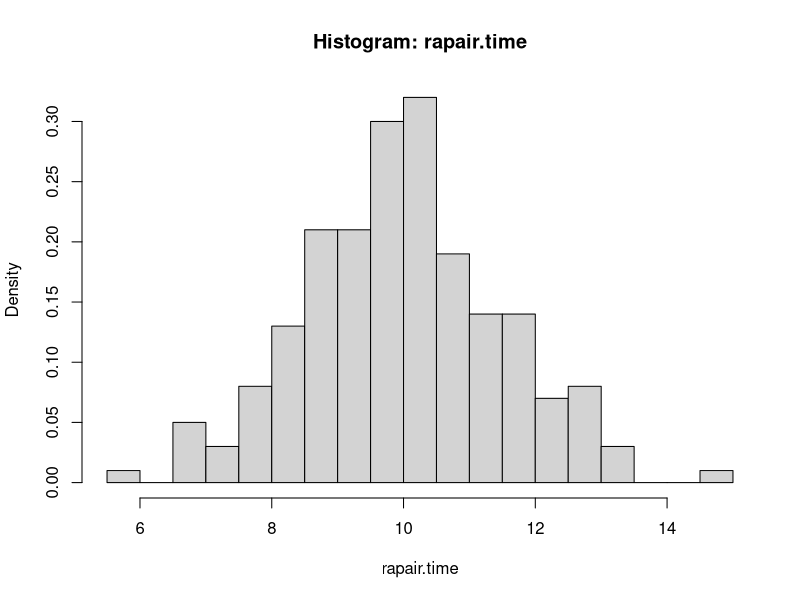
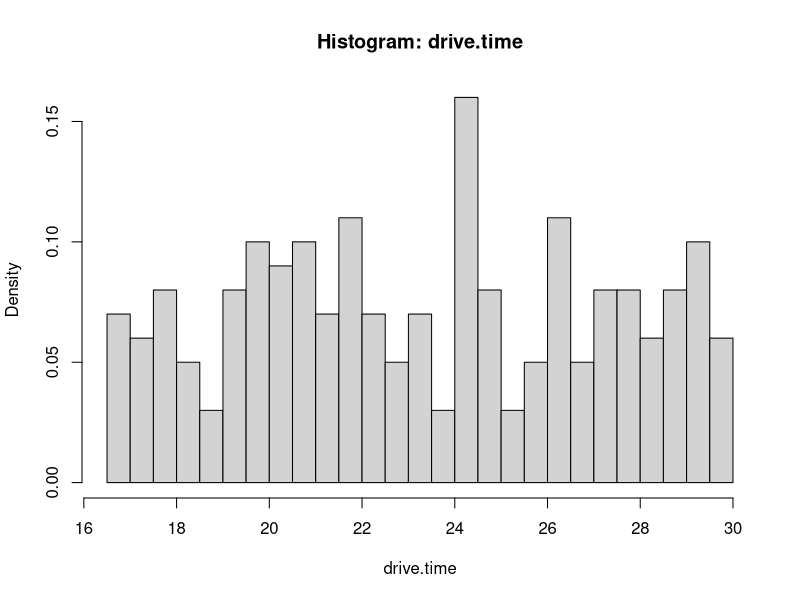

Generate these figures, in order, with R: (Note: this script raises an error after producing the figures.)
############################################################
# ISQS-7339 Homework 4 (MS-DS): Problems 1–3
# One combined R script
############################################################

set.seed(123)

############################################################
# PROBLEM 1: Wind Turbine Input Analysis + Simulation
############################################################

cat("\n====================\n")
cat("PROBLEM 1\n")
cat("====================\n")

# Load data
wind <- read.csv("windTurbineData(3).csv")

cat("\nWind turbine columns:\n")
print(colnames(wind))
cat("\nFirst 5 rows:\n")
print(head(wind))

# Correct columns in your file
fail   <- wind$failure.count
repair <- wind$rapair.time     # misspelled in file
drive  <- wind$drive.time

cat("\nSummary stats:\n")
print(summary(wind))

# ---- 1(a) FailCount (Discrete): Poisson vs Negative Binomial ----
mean_fail <- mean(fail)
var_fail  <- var(fail)

cat("\nFailCount mean =", mean_fail, "\n")
cat("FailCount variance =", var_fail, "\n")

lambda_hat <- mean_fail
cat("Poisson lambda_hat =", lambda_hat, "\n")

# Fit Negative Binomial (MASS)
if (!requireNamespace("MASS", quietly=TRUE)) install.packages("MASS")
library(MASS)

nb_fit <- fitdistr(fail, "Negative Binomial")
cat("\nNegative Binomial fit:\n")
print(nb_fit)

# ---- 1(a) RepairTime & DriveTime (Continuous): fit candidate dists ----
if (!requireNamespace("fitdistrplus", quietly=TRUE)) install.packages("fitdistrplus")
library(fitdistrplus)

cat("\nHistograms for input analysis...\n")
hist(repair, breaks=20, probability=TRUE, main="Histogram: rapair.time", xlab="rapair.time")
hist(drive,  breaks=20, probability=TRUE, main="Histogram: drive.time",  xlab="drive.time")

# Fit RepairTime distributions
fit_repair_norm  <- fitdist(repair, "norm")
fit_repair_logn  <- fitdist(repair, "lnorm")
fit_repair_gamma <- fitdist(repair, "gamma")
fit_repair_weib  <- fitdist(repair, "weibull")

# Fit DriveTime distributions
fit_drive_norm  <- fitdist(drive, "norm")
fit_drive_logn  <- fitdist(drive, "lnorm")
fit_drive_gamma <- fitdist(drive, "gamma")
fit_drive_weib  <- fitdist(drive, "weibull")

# AIC comparison tables
repair_AIC <- data.frame(
  Distribution = c("Normal","Lognormal","Gamma","Weibull"),
  AIC = c(fit_repair_norm$aic, fit_repair_logn$aic, fit_repair_gamma$aic, fit_repair_weib$aic)
)

drive_AIC <- data.frame(
  Distribution = c("Normal","Lognormal","Gamma","Weibull"),
  AIC = c(fit_drive_norm$aic, fit_drive_logn$aic, fit_drive_gamma$aic, fit_drive_weib$aic)
)

cat("\nRepairTime AIC Comparison:\n")
print(repair_AIC)

cat("\nDriveTime AIC Comparison:\n")
print(drive_AIC)

# Select best continuous models (lowest AIC)
best_repair_name <- repair_AIC$Distribution[which.min(repair_AIC$AIC)]
best_drive_name  <- drive_AIC$Distribution[which.min(drive_AIC$AIC)]

cat("\nBest RepairTime model:", best_repair_name, "\n")
cat("Best DriveTime model:", best_drive_name, "\n")

# Optional: diagnostic plots for best fits (can comment out if too many plots)
par(mfrow=c(2,2))
plot(fit_repair_norm, main="Repair: Normal")
plot(fit_repair_gamma, main="Repair: Gamma")
plot(fit_drive_norm, main="Drive: Normal")
plot(fit_drive_gamma, main="Drive: Gamma")
par(mfrow=c(1,1))

# ---- 1(b) Simulation of income ----
N <- 20000

# Decide FailCount model: use NegBin if overdispersed
use_negbin <- (var_fail > mean_fail * 1.2)

if (use_negbin) {
  size_hat <- nb_fit$estimate["size"]
  mu_hat   <- nb_fit$estimate["mu"]
  fail_sim <- rnbinom(N, size=size_hat, mu=mu_hat)
  cat("\nFailCount model used: Negative Binomial\n")
  cat("size =", size_hat, "mu =", mu_hat, "\n")
} else {
  fail_sim <- rpois(N, lambda=lambda_hat)
  cat("\nFailCount model used: Poisson\n")
  cat("lambda =", lambda_hat, "\n")
}

# Simulate RepairTime using chosen best model
if (best_repair_name == "Normal") {
  repair_sim <- rnorm(N, mean=fit_repair_norm$estimate["mean"], sd=fit_repair_norm$estimate["sd"])
} else if (best_repair_name == "Lognormal") {
  repair_sim <- rlnorm(N, meanlog=fit_repair_logn$estimate["meanlog"], sdlog=fit_repair_logn$estimate["sdlog"])
} else if (best_repair_name == "Gamma") {
  repair_sim <- rgamma(N, shape=fit_repair_gamma$estimate["shape"], rate=fit_repair_gamma$estimate["rate"])
} else {
  repair_sim <- rweibull(N, shape=fit_repair_weib$estimate["shape"], scale=fit_repair_weib$estimate["scale"])
}

# Simulate DriveTime using chosen best model
if (best_drive_name == "Normal") {
  drive_sim <- rnorm(N, mean=fit_drive_norm$estimate["mean"], sd=fit_drive_norm$estimate["sd"])
} else if (best_drive_name == "Lognormal") {
  drive_sim <- rlnorm(N, meanlog=fit_drive_logn$estimate["meanlog"], sdlog=fit_drive_logn$estimate["sdlog"])
} else if (best_drive_name == "Gamma") {
  drive_sim <- rgamma(N, shape=fit_drive_gamma$estimate["shape"], rate=fit_drive_gamma$estimate["rate"])
} else {
  drive_sim <- rweibull(N, shape=fit_drive_weib$estimate["shape"], scale=fit_drive_weib$estimate["scale"])
}

# Income formula
income_sim <- 2 * (repair_sim + drive_sim) * fail_sim

# Report stats + 95% CI for mean
mean_income <- mean(income_sim)
sd_income   <- sd(income_sim)
CI_income   <- mean_income + c(-1, 1) * 1.96 * sd_income / sqrt(N)

cat("\n--- Problem 1(b) Results ---\n")
cat("Mean income =", mean_income, "\n")
cat("SD income   =", sd_income, "\n")
cat("95% CI for mean income =", CI_income[1], "to", CI_income[2], "\n")

hist(income_sim, breaks=30, main="Simulated Yearly Income per Turbine", xlab="Income ($)")

############################################################
# PROBLEM 2: Bootstrap median + 95% CI (Prestige dataset)
############################################################

cat("\n====================\n")
cat("PROBLEM 2\n")
cat("====================\n")

if (!requireNamespace("car", quietly=TRUE)) install.packages("car")
library(car)
data("Prestige")

income <- Prestige$income
income <- income[!is.na(income)]

B <- 20000
n <- length(income)

boot_medians <- numeric(B)
for (b in 1:B) {
  boot_medians[b] <- median(sample(income, size=n, replace=TRUE))
}

median_hat <- median(income)
CI_median  <- quantile(boot_medians, probs=c(0.025, 0.975))

cat("\n--- Problem 2 Results ---\n")
cat("Sample median =", median_hat, "\n")
cat("95% Bootstrap CI for median:\n")
print(CI_median)

hist(boot_medians, breaks=30,
     main="Bootstrap Distribution of Median (Prestige$income)",
     xlab="Bootstrapped median")
abline(v=median_hat, lwd=2)
abline(v=CI_median[1], lty=2, lwd=2)
abline(v=CI_median[2], lty=2, lwd=2)

############################################################
# PROBLEM 3: Newsvendor resampling simulation
############################################################

cat("\n====================\n")
cat("PROBLEM 3\n")
cat("====================\n")

news <- read.csv("newsVendorData(1).csv")

cat("\nNewsvendor columns:\n")
print(colnames(news))
cat("\nFirst 5 rows:\n")
print(head(news))

demand <- news$demand

C <- 12
R <- 18
S <- 10

profit_fn <- function(Q, D) {
  sold <- pmin(Q, D)
  leftover <- pmax(Q - D, 0)
  R*sold + S*leftover - C*Q
}

Q_grid <- seq(min(demand), max(demand), by=1)
B <- 20000

avg_profit <- numeric(length(Q_grid))

for (i in seq_along(Q_grid)) {
  Q <- Q_grid[i]
  D_sim <- sample(demand, size=B, replace=TRUE)
  avg_profit[i] <- mean(profit_fn(Q, D_sim))
}

Q_star <- Q_grid[which.max(avg_profit)]
cat("\nOptimal purchase quantity Q* =", Q_star, "\n")

plot(Q_grid, avg_profit, type="l",
     main="Expected Profit vs Order Quantity (Resampling Simulation)",
     xlab="Order Quantity Q", ylab="Mean Profit")

# Profit distribution at optimal Q*
D_star <- sample(demand, size=B, replace=TRUE)
profit_star <- profit_fn(Q_star, D_star)

CI_profit <- quantile(profit_star, probs=c(0.025, 0.975))

cat("\n--- Problem 3 Results ---\n")
cat("Mean profit at Q* =", mean(profit_star), "\n")
cat("95% CI for profit at Q*:\n")
print(CI_profit)

hist(profit_star, breaks=30,
     main=paste("Profit Distribution at Optimal Q* =", Q_star),
     xlab="Profit")
